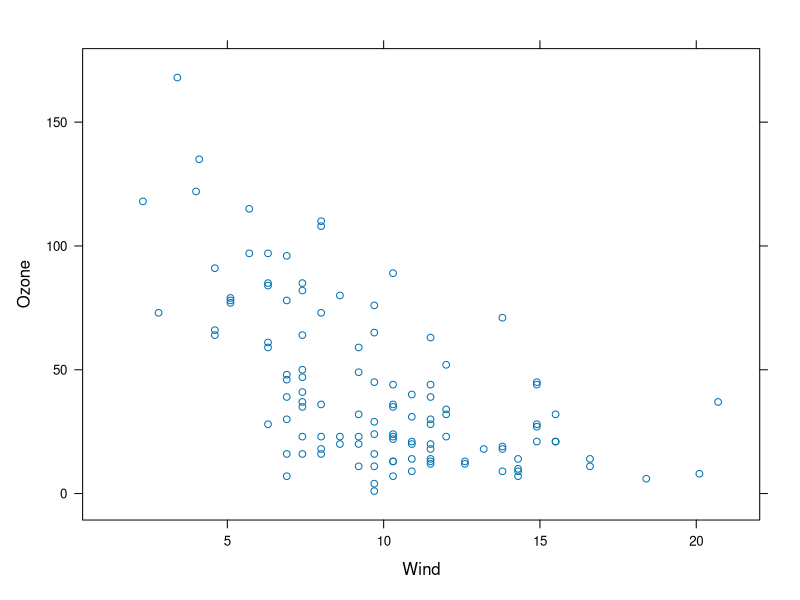
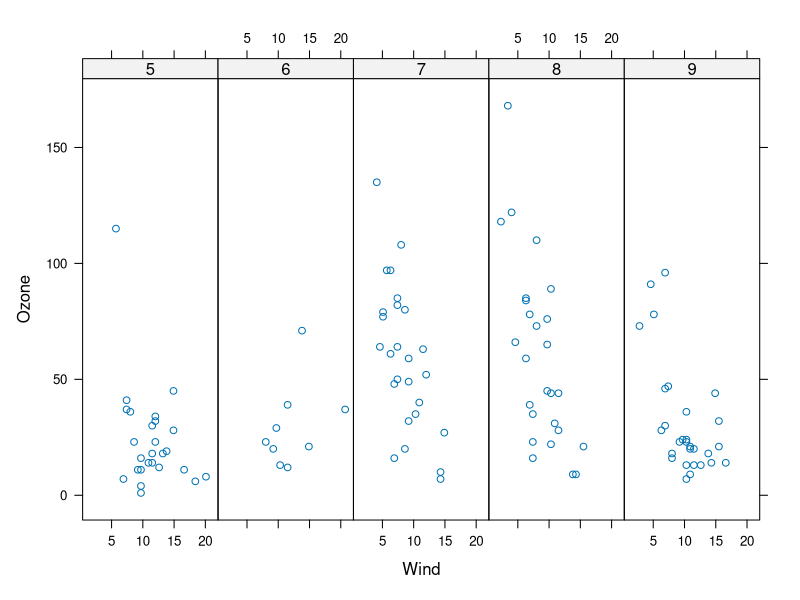
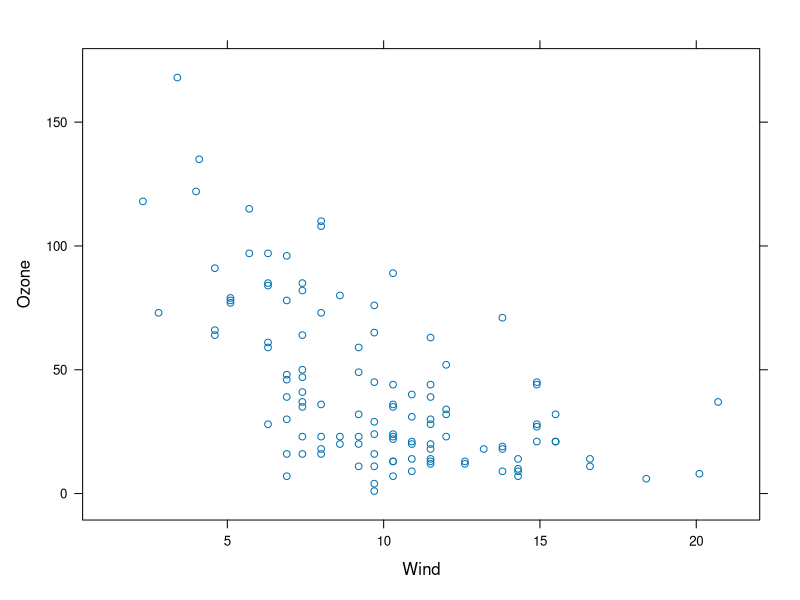
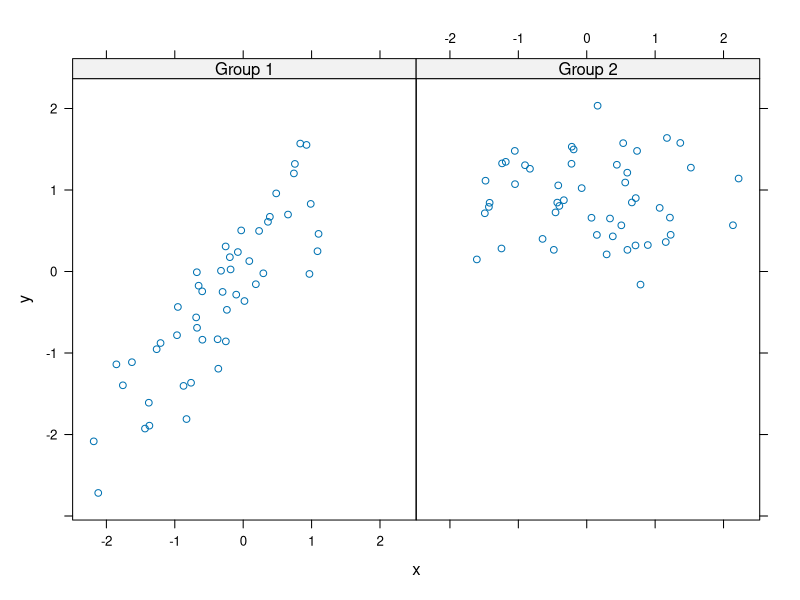
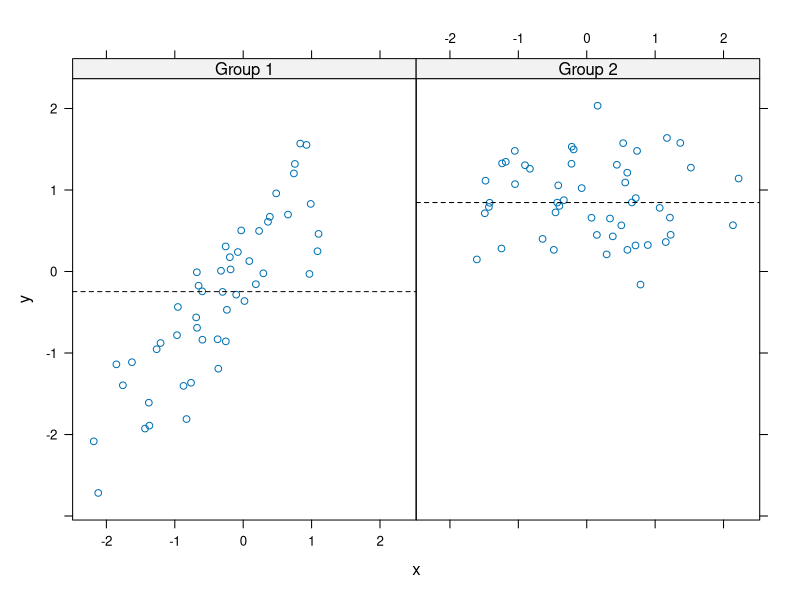
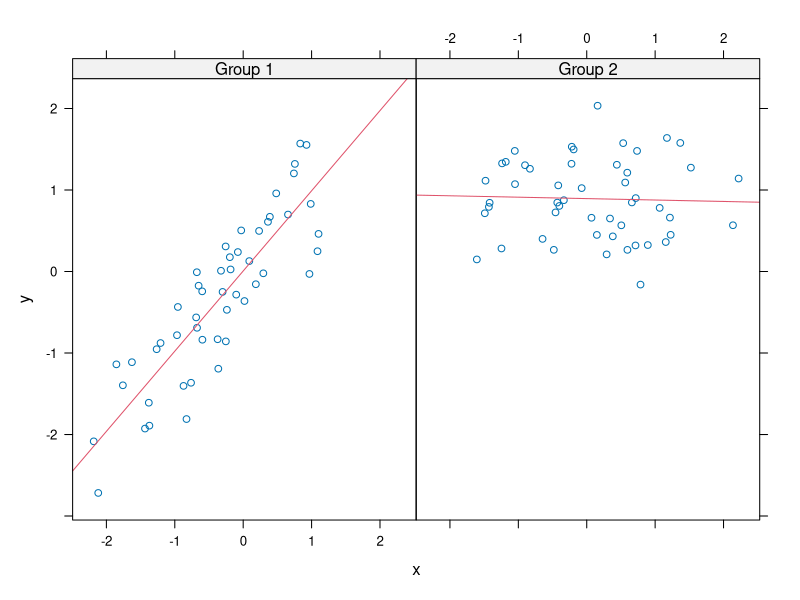
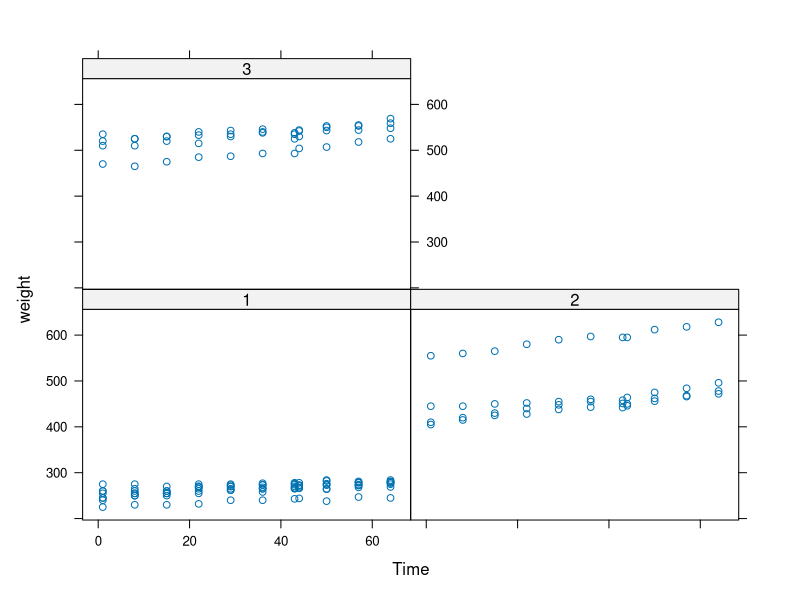

Write R code to recreate these figures, in order.
setwd("~/R Code/Exploratory Data")
library(lattice)
library(datasets)

##simple
xyplot(Ozone ~ Wind, data = airquality)

## convert month to factor
airquality <- transform(airquality, Month=factor(Month))
## plot by month
xyplot(Ozone ~ Wind | Month, data = airquality, layout = c(5,1))

## print without autoprinting
p <- xyplot(Ozone ~ Wind, data = airquality) ## store as object
print(p) ## plot appears

## panel
set.seed(10)
x <- rnorm(100)
f <- rep(0:1,each = 50)
y <- x + f - f * x + rnorm(100,sd=.5)
f <-factor(f, labels = c("Group 1","Group 2"))
xyplot(y~x | f, layout = c(2,1)) ##plot 2 panels on f
##now with custom panel function
xyplot(y~x | f, panel = function(x,y,...) {
      panel.xyplot(x,y,...)  ## first call default panel function
      panel.abline(h=median(y),lty=2) ##adds line
})
xyplot(y~x | f, panel = function(x,y,...) {
      panel.xyplot(x,y,...)  ## first call default panel function
      panel.lmline(x,y,col=2) ##adds simple linear line
})




##2,2
library(nlme)
library(lattice)
xyplot(weight ~ Time | Diet, BodyWeight)
